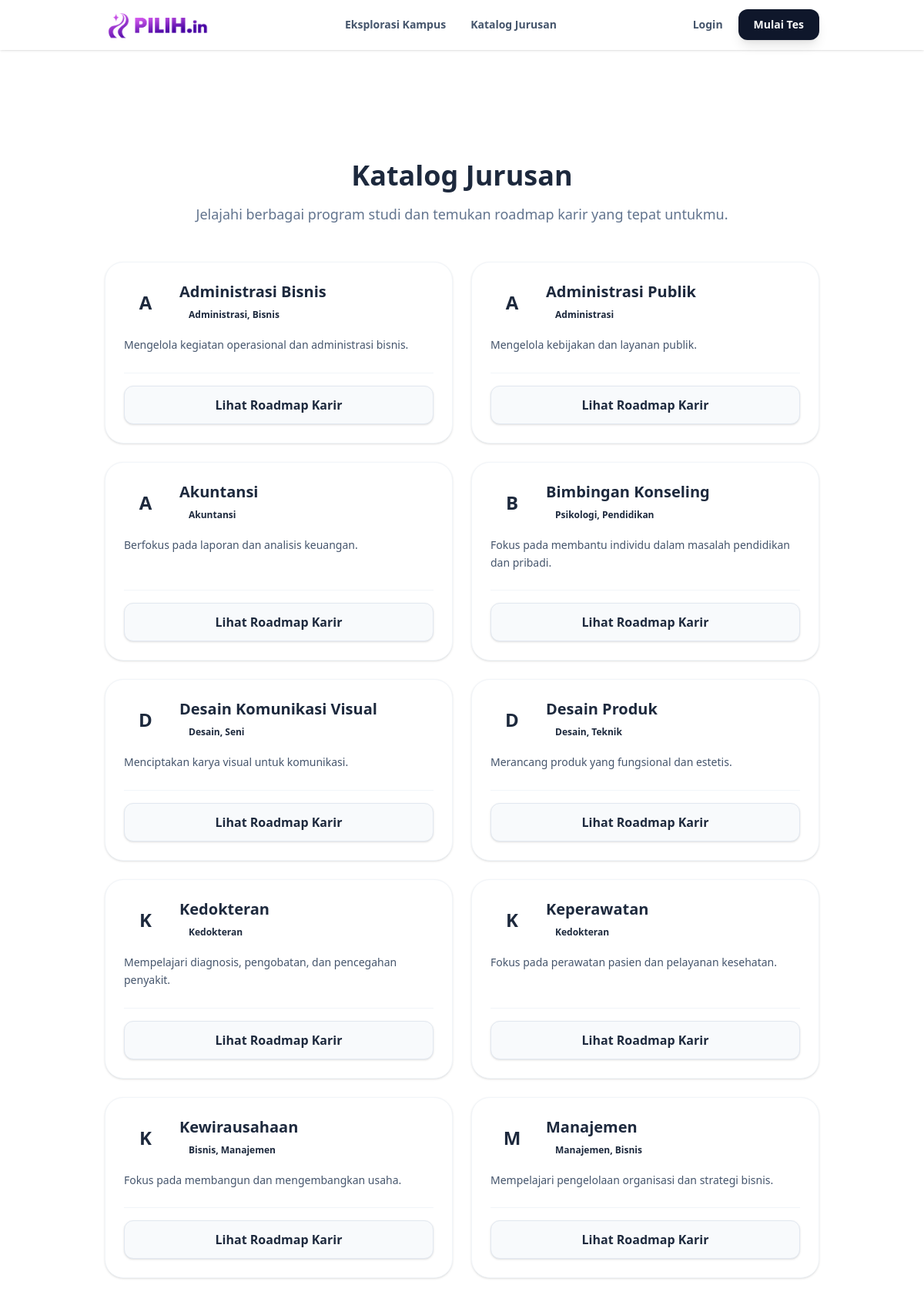
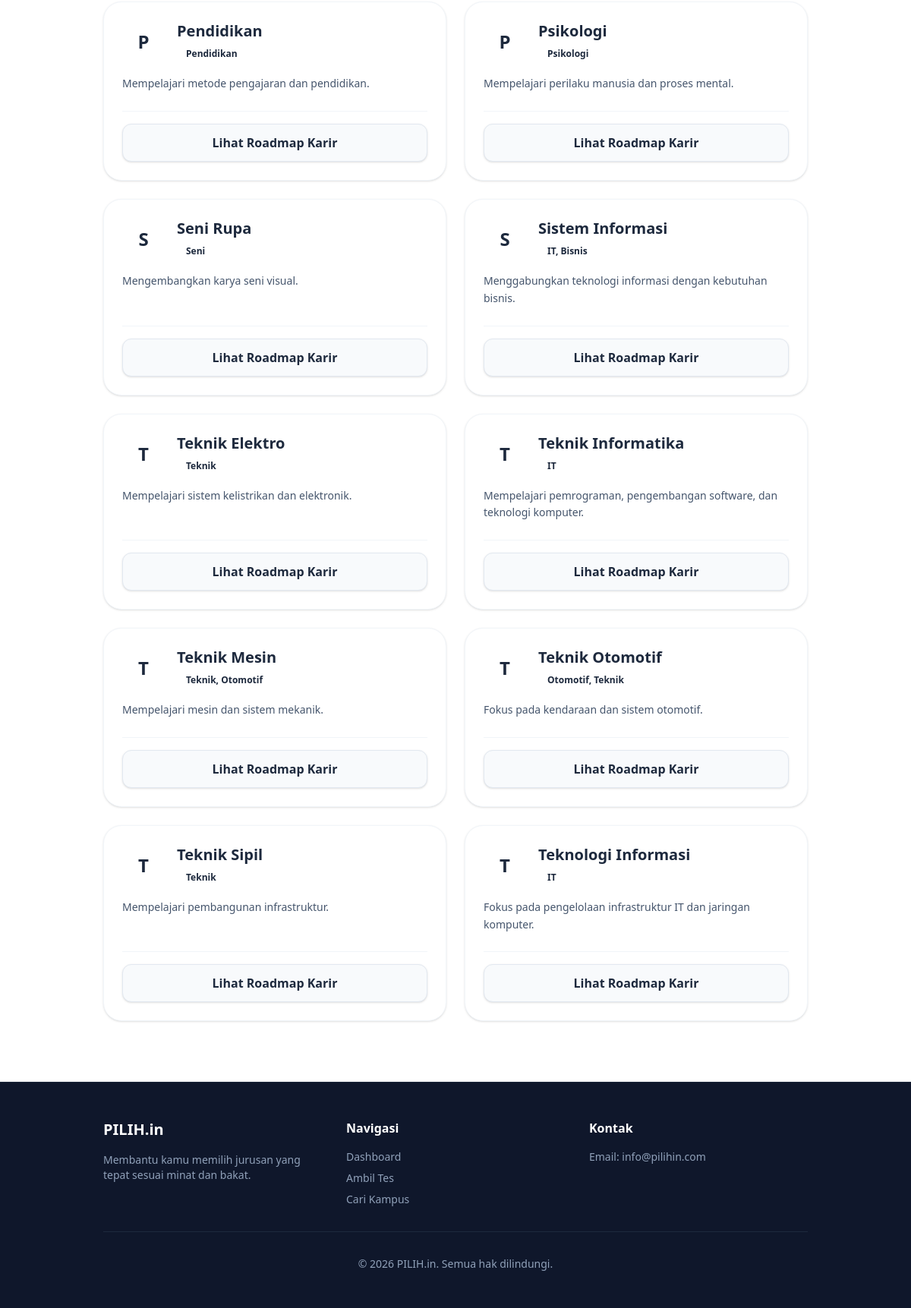
Screenshot of /katalog_jurusan.php with the database file from the repository (2 pictures, top to bottom).
### tables this page shows
CREATE TABLE `jurusan` (
  `id_jurusan` int(11) NOT NULL,
  `nama_jurusan` varchar(100) NOT NULL,
  `deskripsi_singkat` text NOT NULL,
  `kategori_relevan` varchar(50) NOT NULL,
  `prospek_karir` text DEFAULT NULL,
  `gambar_url` varchar(255) DEFAULT NULL
);

### katalog_jurusan.php (the view, shortened to what this page needs)
<?php
require_once 'database/koneksi.php';
$query = "SELECT * FROM jurusan ORDER BY nama_jurusan ASC";
$result = mysqli_query($koneksi, $query);
?>
<!DOCTYPE html>
<html lang="id">
<head>
    <link href="./src/output.css" rel="stylesheet">
</head>
<body class="bg-base font-sans text-slate-800">
    <?php include 'components/navbar.php'; ?>
    <main class="pt-32 pb-20 container mx-auto px-4 lg:px-12">
        <div class="text-center mb-12">
            <h1 class="text-4xl font-bold text-slate-800 mb-4">Katalog <span class="text-primary">Jurusan</span></h1>
            <p class="text-lg text-slate-500">Jelajahi berbagai program studi dan temukan roadmap karir yang tepat untukmu.</p>
        </div>
        <div class="grid grid-cols-1 md:grid-cols-2 gap-6">
            <?php while ($row = mysqli_fetch_assoc($result)): ?>
            <div class="bg-white p-6 rounded-3xl shadow-sm border border-slate-100 hover:shadow-lg transition hover:-translate-y-1 flex flex-col justify-between">
                <div>
                    <div class="flex items-center gap-4 mb-4">
                        <div class="w-14 h-14 bg-primary/10 text-primary rounded-full flex items-center justify-center text-2xl font-bold">
                            <?= strtoupper(substr($row['nama_jurusan'], 0, 1)) ?>
                        </div>
                        <div>
                            <h3 class="font-bold text-xl text-slate-800"><?= htmlspecialchars($row['nama_jurusan']) ?></h3>
                            <span class="inline-block mt-1 text-xs font-semibold text-primary bg-primary/10 px-3 py-1 rounded-full"><?= htmlspecialchars($row['kategori_relevan']) ?></span>
                        </div>
                    </div>
                    <p class="text-slate-600 mb-6 leading-relaxed text-sm">
                        <?= htmlspecialchars($row['deskripsi_singkat']) ?>
                    </p>
                </div>
                <div class="border-t border-slate-100 pt-4">
                    <a href="roadmap.php?id_jurusan=<?= $row['id_jurusan'] ?>" class="block w-full py-3 bg-slate-50 border border-slate-200 text-slate-800 rounded-xl font-semibold hover:bg-primary hover:text-white transition text-center shadow-sm">
                        Lihat Roadmap Karir
                    </a>
                </div>
            </div>
            <?php endwhile; ?>
        </div>
    </main>
    <?php include 'components/footer.php'; ?>
</body>
</html>

### rows the page displays
jurusan: nama_jurusan "A", nama_jurusan "Administrasi Bisnis", kategori_relevan "Administrasi, Bisnis", deskripsi_singkat "Mengelola kegiatan operasional dan administrasi bisnis."
jurusan: nama_jurusan "A", nama_jurusan "Administrasi Publik", kategori_relevan "Administrasi", deskripsi_singkat "Mengelola kebijakan dan layanan publik."
jurusan: nama_jurusan "A", nama_jurusan "Akuntansi", kategori_relevan "Akuntansi", deskripsi_singkat "Berfokus pada laporan dan analisis keuangan."
jurusan: nama_jurusan "B", nama_jurusan "Bimbingan Konseling", kategori_relevan "Psikologi, Pendidikan", deskripsi_singkat "Fokus pada membantu individu dalam masalah pendidikan dan pribadi."
jurusan: nama_jurusan "D", nama_jurusan "Desain Komunikasi Visual", kategori_relevan "Desain, Seni", deskripsi_singkat "Menciptakan karya visual untuk komunikasi."
jurusan: nama_jurusan "D", nama_jurusan "Desain Produk", kategori_relevan "Desain, Teknik", deskripsi_singkat "Merancang produk yang fungsional dan estetis."
jurusan: nama_jurusan "K", nama_jurusan "Kedokteran", kategori_relevan "Kedokteran", deskripsi_singkat "Mempelajari diagnosis, pengobatan, dan pencegahan penyakit."
jurusan: nama_jurusan "K", nama_jurusan "Keperawatan", kategori_relevan "Kedokteran", deskripsi_singkat "Fokus pada perawatan pasien dan pelayanan kesehatan."
jurusan: nama_jurusan "K", nama_jurusan "Kewirausahaan", kategori_relevan "Bisnis, Manajemen", deskripsi_singkat "Fokus pada membangun dan mengembangkan usaha."
jurusan: nama_jurusan "M", nama_jurusan "Manajemen", kategori_relevan "Manajemen, Bisnis", deskripsi_singkat "Mempelajari pengelolaan organisasi dan strategi bisnis."
jurusan: nama_jurusan "P", nama_jurusan "Pendidikan", kategori_relevan "Pendidikan", deskripsi_singkat "Mempelajari metode pengajaran dan pendidikan."
jurusan: nama_jurusan "P", nama_jurusan "Psikologi", kategori_relevan "Psikologi", deskripsi_singkat "Mempelajari perilaku manusia dan proses mental."
jurusan: nama_jurusan "S", nama_jurusan "Seni Rupa", kategori_relevan "Seni", deskripsi_singkat "Mengembangkan karya seni visual."
jurusan: nama_jurusan "S", nama_jurusan "Sistem Informasi", kategori_relevan "IT, Bisnis", deskripsi_singkat "Menggabungkan teknologi informasi dengan kebutuhan bisnis."
jurusan: nama_jurusan "T", nama_jurusan "Teknik Elektro", kategori_relevan "Teknik", deskripsi_singkat "Mempelajari sistem kelistrikan dan elektronik."
jurusan: nama_jurusan "T", nama_jurusan "Teknik Informatika", kategori_relevan "IT", deskripsi_singkat "Mempelajari pemrograman, pengembangan software, dan teknologi komputer."
jurusan: nama_jurusan "T", nama_jurusan "Teknik Mesin", kategori_relevan "Teknik, Otomotif", deskripsi_singkat "Mempelajari mesin dan sistem mekanik."
jurusan: nama_jurusan "T", nama_jurusan "Teknik Otomotif", kategori_relevan "Otomotif, Teknik", deskripsi_singkat "Fokus pada kendaraan dan sistem otomotif."
jurusan: nama_jurusan "T", nama_jurusan "Teknik Sipil", kategori_relevan "Teknik", deskripsi_singkat "Mempelajari pembangunan infrastruktur."
jurusan: nama_jurusan "T", nama_jurusan "Teknologi Informasi", kategori_relevan "IT", deskripsi_singkat "Fokus pada pengelolaan infrastruktur IT dan jaringan komputer."
